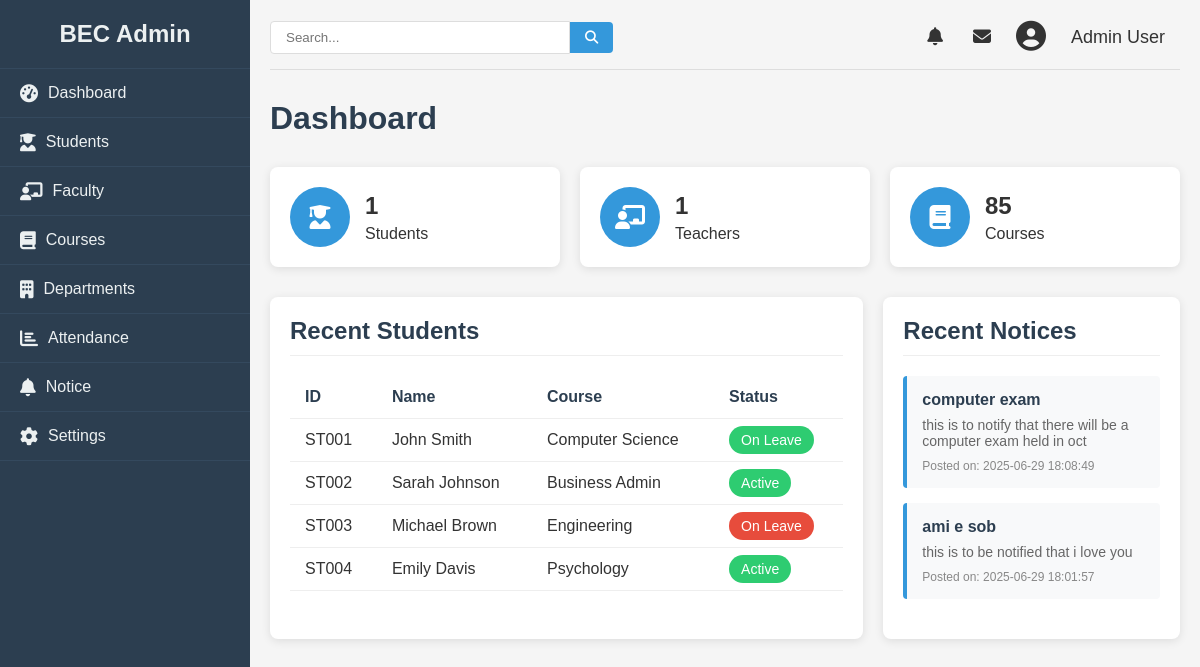
Page /admin (signed in) on the earlier database version.
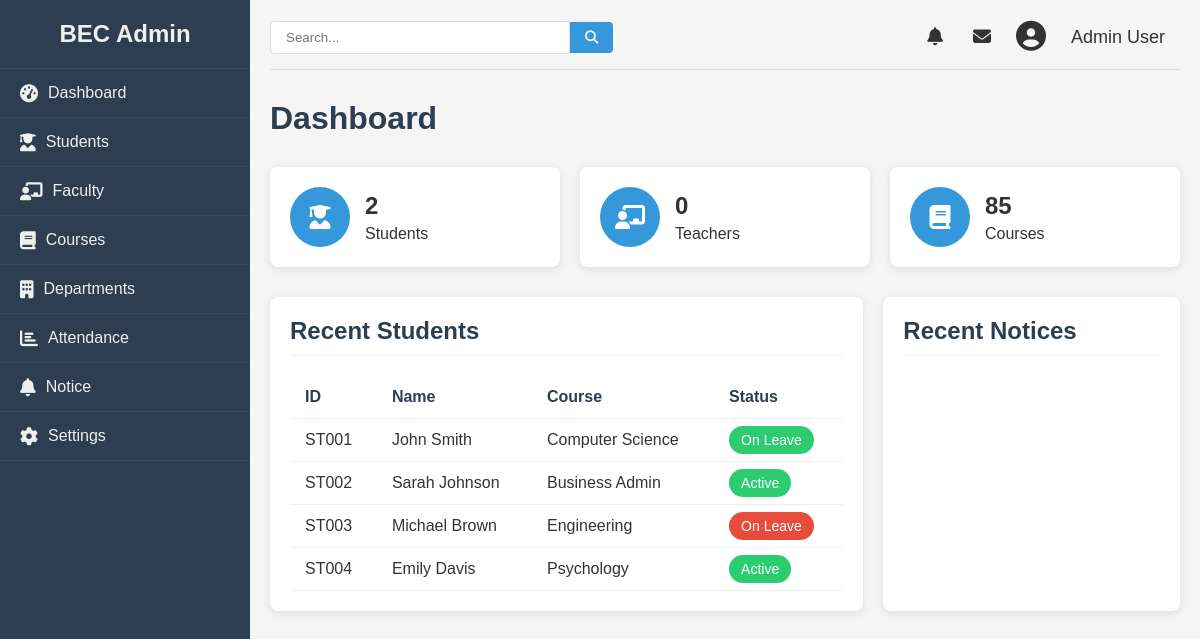
Same page on the later database version.
### college/model.py (models this page shows, shortened)
class Notice(db.Model):
    id = db.Column(db.Integer, primary_key=True)
    title = db.Column(db.String(100), nullable=False)
    content = db.Column(db.String, nullable=False)
    date = db.Column(db.DateTime, nullable=False)

### college/admin/adminroute.py (the view)
@app.route("/admin", methods = ["GET", "POST"])
def admin():
    total_student = Student.query.count()
    total_faculty = Faculty.query.count()
    notices = Notice.query.order_by(desc(Notice.id)).limit(3).all()
    global logged
    logged = 'user_id' in session
    if logged:
        return render_template("dash.html", total_student=total_student, total_faculty=total_faculty, notices=notices, departments=dep)
    else:
        return redirect(url_for("login"))

### college/admin/templates/dash.html (shortened to what this page needs)
{% from "macro/cmsnav.html" import cmsnav%}
{%extends "admbase.html"%}
{%block head%}
    <link rel="stylesheet" href="{{url_for('static', filename='css/styles.css')}}">
    <link rel="stylesheet" href="https://cdnjs.cloudflare.com/ajax/libs/font-awesome/6.4.0/css/all.min.css">
{%endblock%}
{%block content%}
    <div class="container" w-tid="21">
        {{cmsnav()}}
        <main class="main-content" w-tid="111">
            <header class="top-header" w-tid="113">
                <div class="search-box" w-tid="115">
                    <input type="text" placeholder="Search..." w-tid="117"/>
                    <button w-tid="119"><i class="fas fa-search" w-tid="121"></i></button>
                </div>
                <div class="user-profile" w-tid="123">
                    <span class="notification" w-tid="125"><i class="fas fa-bell" w-tid="127"></i></span>
                    <span class="message" w-tid="129"><i class="fas fa-envelope" w-tid="131"></i></span>
                    <div class="profile-img" w-tid="133">
                        <i class="fas fa-user-circle" w-tid="135"></i>
                    </div>
                    <span class="username" w-tid="137">Admin User</span>
                </div>
            </header>
            <div id="dashboard-page" class="content-section" w-tid="139">
                <div class="dashboard" w-tid="141">
                    <h1 w-tid="143">Dashboard</h1>
                    <div class="stats-cards" w-tid="145">
                        <div class="stat-card" w-tid="147">
                            <div class="stat-icon" w-tid="149"><i class="fas fa-user-graduate" w-tid="151"></i></div>
                            <div class="stat-details" w-tid="153">
                                <h3 w-tid="155">{{total_student}}</h3>
                                <p w-tid="157">Students</p>
                            </div>
                        </div>
                        <div class="stat-card" w-tid="159">
                            <div class="stat-icon" w-tid="161"><i class="fas fa-chalkboard-teacher" w-tid="163"></i></div>
                            <div class="stat-details" w-tid="165">
                                <h3 w-tid="167">{{total_faculty}}</h3>
                                <p w-tid="169">Teachers</p>
                            </div>
                        </div>
                        <div class="stat-card" w-tid="171">
                            <div class="stat-icon" w-tid="173"><i class="fas fa-book" w-tid="175"></i></div>
                            <div class="stat-details" w-tid="177">
                                <h3 w-tid="179">85</h3>
                                <p w-tid="181">Courses</p>
                            </div>
                        </div>
                    </div>
                    <div class="dashboard-widgets" w-tid="195">
                        <div class="widget recent-students" w-tid="197">
                            <h2 w-tid="199">Recent Students</h2>
                            <table w-tid="201">
                                <thead w-tid="203">
                                    <tr w-tid="205">
                                        <th w-tid="207">ID</th>
                                        <th w-tid="209">Name</th>
                                        <th w-tid="211">Course</th>
                                        <th w-tid="213">Status</th>
                                    </tr>
                                </thead>
                                <tbody w-tid="215">
                                    <tr w-tid="217">
                                        <td w-tid="219">ST001</td>
                                        <td w-tid="221">John Smith</td>
                                        <td w-tid="223">Computer Science</td>
                                        <td w-tid="225"><span class="status active" w-tid="227">On Leave</span></td>
                                    </tr>
                                    <tr w-tid="229">
                                        <td w-tid="231">ST002</td>
                                        <td w-tid="233">Sarah Johnson</td>
                                        <td w-tid="235">Business Admin</td>
                                        <td w-tid="237"><span class="status active" w-tid="239">Active</span></td>
                                    </tr>
                                    <tr w-tid="241">
                                        <td w-tid="243">ST003</td>
                                        <td w-tid="245">Michael Brown</td>
                                        <td w-tid="247">Engineering</td>
                                        <td w-tid="249"><span class="status inactive" w-tid="251">On Leave</span></td>
                                    </tr>
                                    <tr w-tid="253">
                                        <td w-tid="255">ST004</td>
                                        <td w-tid="257">Emily Davis</td>
                                        <td w-tid="259">Psychology</td>
                                        <td w-tid="261"><span class="status active" w-tid="263">Active</span></td>
                                    </tr>
                                </tbody>
                            </table>
                        </div>
                        <div class="widget notice-board" w-tid="313">
                            <h2 w-tid="315">Recent Notices</h2>
                            <div class="notice-list" w-tid="317">
                                {% for notice in notices %}
                                <div class="notice-item" w-tid="331">
                                    <h3 w-tid="333">{{ notice.title }}</h3>
                                    <p w-tid="335">{{ notice.content }}</p>
                                    <div class="notice-meta" w-tid="337">
                                        <span w-tid="341">Posted on: {{ notice.date }}</span>
                                    </div>
                                </div>
                                {% endfor %}
                            </div>
                        </div>
                    </div>
                </div>
            </div>
        </div>
{%endblock%}

### college/admin/templates/macro/cmsnav.html (shortened to what this page needs)
{%macro cmsnav()%}
<aside class="sidebar" w-tid="23">
    <div class="sidebar-header" w-tid="25">
        <h2 w-tid="27">BEC Admin</h2>
    </div>
    <nav class="sidebar-nav" w-tid="29">
        <ul w-tid="31">
            <li w-tid="33"><a href="/admin" data-page="dashboard-page" w-tid="35"><i class="fas fa-tachometer-alt"
                        w-tid="37"></i> Dashboard</a></li>
            <li  w-tid="39"><a href="/admin/student" data-page="students-page" w-tid="41"><i
                        class="fas fa-user-graduate" w-tid="43"></i> Students</a></li>
            <li w-tid="45"><a href="/admin/faculty" data-page="faculty-page" w-tid="47"><i
                        class="fas fa-chalkboard-teacher" w-tid="49"></i> Faculty</a></li>
            <li w-tid="51"><a href="/admin/courses" data-page="courses-page" w-tid="53"><i class="fas fa-book"
                        w-tid="55"></i> Courses</a></li>
            <li w-tid="57"><a href="/admin/department" data-page="department-page" w-tid="59"><i class="fas fa-building"
                        w-tid="61"></i> Departments</a></li>
            <li w-tid="87"><a href="/admin/attendence" data-page="attendance-page" w-tid="89"><i class="fas fa-chart-bar"
                        w-tid="91"></i> Attendance</a></li>
            <li w-tid="99"><a href="/admin/notice" data-page="notice-page" w-tid="101"><i class="fas fa-bell"
                        w-tid="103"></i> Notice</a></li>
            <li w-tid="93"><a href="/" data-page="settings-page" w-tid="95"><i class="fas fa-cog" w-tid="97"></i>
                    Settings</a></li>
        </ul>
    </nav>
</aside>
{%endmacro%}

### college/admin/templates/admbase.html (shortened to what this page needs)
<!DOCTYPE html>
<html lang="en">
<head>
    {%block head%}
    {%endblock%}
</head>
<body>
    {%block content%}
    {%endblock%}
</body>
</html>

### college/static/css/styles.css (style rules this page uses)
* { margin: 0; padding: 0; box-sizing: border-box; }
body { font-family: Arial, sans-serif; background-color: #f5f5f5; color: #333; }
a { text-decoration: none; color:inherit; }
.container { display: flex; min-height: 100vh; }
.sidebar { width: 250px; background-color: #2c3e50; color: #ecf0f1; transition: all 0.3s ease; }
.sidebar-header { padding: 20px; text-align: center; border-bottom: 1px solid #34495e; }
.sidebar-nav ul { list-style: none; }
.sidebar-nav li { padding: 15px 20px; border-bottom: 1px solid #34495e; transition: all 0.3s ease; }
.sidebar-nav a { color: #ecf0f1; text-decoration: none; display: flex; align-items: center; }
.sidebar-nav i { margin-right: 10px; font-size: 18px; }
.main-content { flex: 1; padding: 20px; }
.top-header { display: flex; justify-content: space-between; align-items: center; margin-bottom: 30px; padding-bottom: 15px; border-bottom: 1px solid #ddd; }
.search-box { display: flex; align-items: center; }
.search-box input { padding: 8px 15px; border: 1px solid #ddd; border-radius: 4px 0 0 4px; width: 300px; }
.search-box button { background: #3498db; color: white; border: none; padding: 8px 15px; border-radius: 0 4px 4px 0; cursor: pointer; }
.user-profile { display: flex; align-items: center; }
.user-profile span { margin: 0 15px; font-size: 18px; cursor: pointer; }
.profile-img { font-size: 30px; margin: 0 10px; }
.dashboard h1 { margin-bottom: 30px; color: #2c3e50; }
.stats-cards { display: grid; grid-template-columns: repeat(auto-fill, minmax(240px, 1fr)); gap: 20px; margin-bottom: 30px; }
.stat-card { background: white; border-radius: 8px; padding: 20px; box-shadow: 0 2px 10px rgba(0, 0, 0, 0.1); display: flex; align-items: center; }
.stat-icon { background: #3498db; color: white; width: 60px; height: 60px; border-radius: 50%; display: flex; align-items: center; justify-content: center; font-size: 24px; margin-right: 15px; }
.stat-details h3 { font-size: 24px; margin-bottom: 5px; }
.dashboard-widgets { display: grid; grid-template-columns: 2fr 1fr; gap: 20px; }
.widget { background: white; border-radius: 8px; padding: 20px; box-shadow: 0 2px 10px rgba(0, 0, 0, 0.1); }
.widget h2 { margin-bottom: 20px; color: #2c3e50; padding-bottom: 10px; border-bottom: 1px solid #eee; }
table { width: 100%; border-collapse: collapse; }
th, td { padding: 12px 15px; text-align: left; border-bottom: 1px solid #eee; }
th { font-weight: bold; color: #2c3e50; }
.status { padding: 6px 12px; border-radius: 20px; font-size: 14px; }
.active { background-color: #2ecc71; color: white; }
.inactive { background-color: #e74c3c; color: white; }
.content-section { display: none; }
#dashboard-page { display: block; }

Differences in the rows shown:
removed Notice: title "computer exam", content "this is to notify that there will be a computer exam held in oct", date "2025-06-29 18:08:49"
removed Notice: title "ami e sob", content "this is to be notified that i love you", date "2025-06-29 18:01:57"
Other differences:
{{ total_student }}: "1" → "2"
{{ total_faculty }}: "1" → "0"
